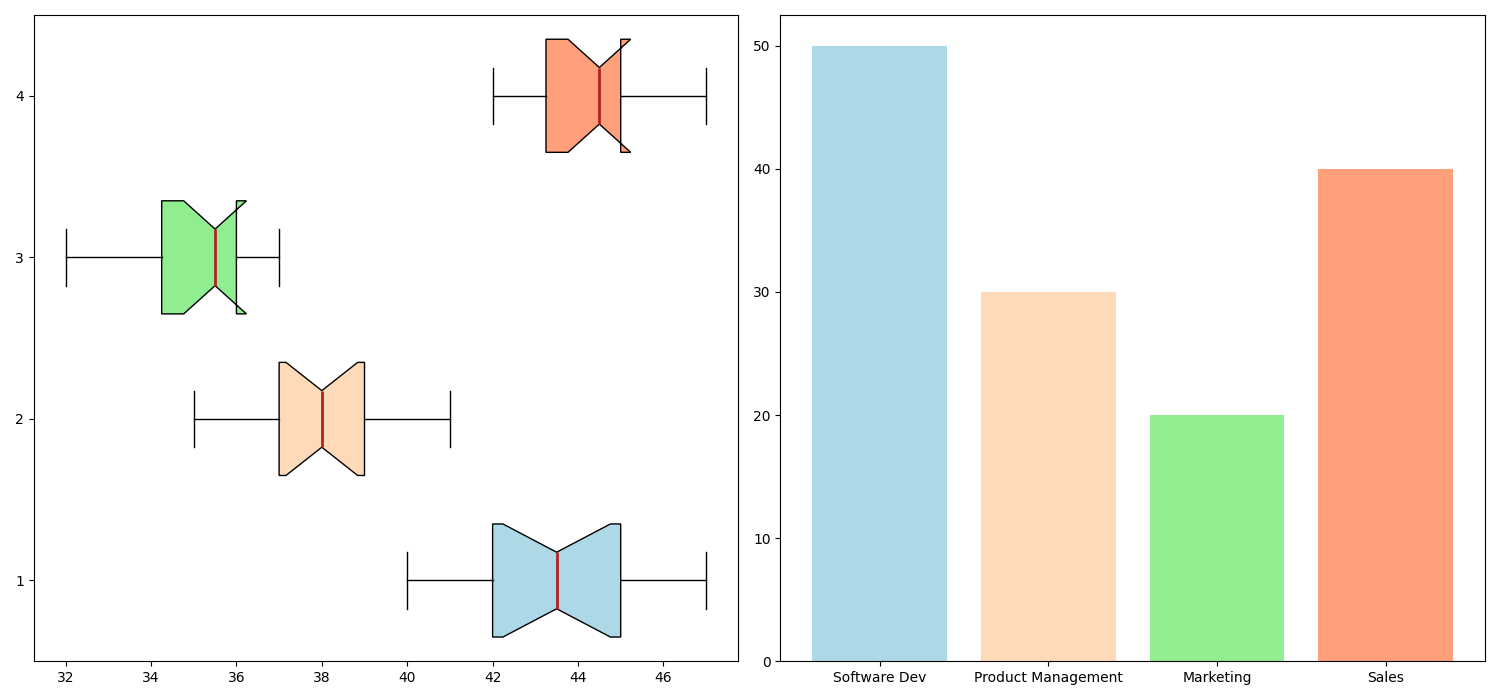

Recreate this plot in Python.
import matplotlib.pyplot as plt
import numpy as np

departments = ['Software Dev', 'Product Management', 'Marketing', 'Sales']
software_dev_hours = [40, 42, 43, 45, 45, 44, 46, 47, 42, 43, 41, 40, 45, 46]
product_mgmt_hours = [38, 39, 41, 35, 36, 37, 39, 40, 41, 38, 37, 36, 38, 39]
marketing_hours = [35, 36, 37, 32, 34, 35, 36, 37, 33, 34, 35, 36, 37, 36]
sales_hours = [43, 45, 44, 42, 43, 44, 45, 46, 47, 46, 45, 44, 43, 45]

working_hours_data = [software_dev_hours, product_mgmt_hours, marketing_hours, sales_hours]

fig, (ax1, ax2) = plt.subplots(ncols=2, figsize=(15, 7))

box1 = ax1.boxplot(working_hours_data, vert=False, patch_artist=True, notch=True, widths=0.7)
colors = ['lightblue', 'peachpuff', 'lightgreen', 'lightsalmon']
for patch, color in zip(box1['boxes'], colors):
    patch.set_facecolor(color)
for median in box1['medians']:
    median.set(color='firebrick', linewidth=2)

num_employees = [50, 30, 20, 40]

ax2.bar(departments, num_employees, color=colors)

plt.tight_layout()
plt.show()
